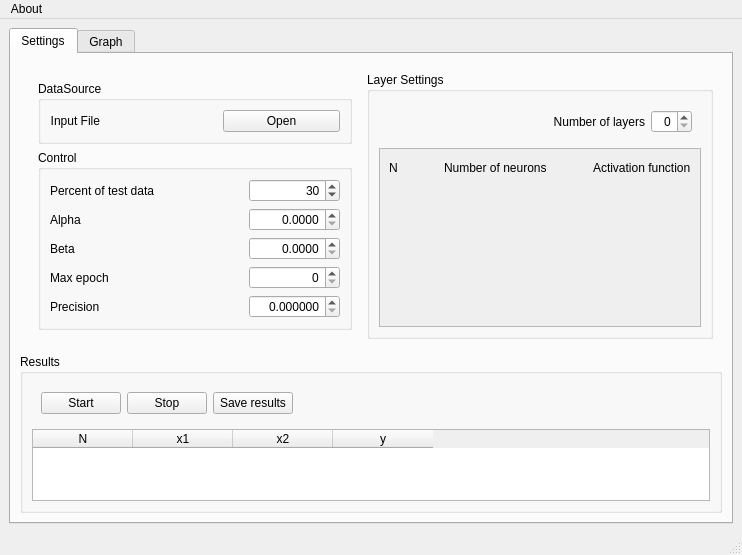
<?xml version="1.0" encoding="UTF-8"?>
<ui version="4.0">
 <class>MainWindow</class>
 <widget class="QMainWindow" name="MainWindow">
  <property name="geometry">
   <rect>
    <x>0</x>
    <y>0</y>
    <width>742</width>
    <height>553</height>
   </rect>
  </property>
  <property name="sizePolicy">
   <sizepolicy hsizetype="Expanding" vsizetype="Expanding">
    <horstretch>0</horstretch>
    <verstretch>0</verstretch>
   </sizepolicy>
  </property>
  <property name="windowTitle">
   <string>Neural Network Test</string>
  </property>
  <widget class="QWidget" name="centralwidget">
   <layout class="QHBoxLayout" name="horizontalLayout">
    <item>
     <widget class="QTabWidget" name="tabWidget">
      <property name="currentIndex">
       <number>0</number>
      </property>
      <widget class="QWidget" name="controlsTab">
       <attribute name="title">
        <string>Settings</string>
       </attribute>
       <layout class="QVBoxLayout" name="verticalLayout">
        <item>
         <widget class="QWidget" name="horizontalWidget" native="true">
          <layout class="QHBoxLayout" name="horizontalLayout_2">
           <item>
            <widget class="QWidget" name="verticalWidget" native="true">
             <layout class="QVBoxLayout" name="verticalLayout_2">
              <item>
               <widget class="QGroupBox" name="DataBox">
                <property name="toolTip">
                 <string>Data Group</string>
                </property>
                <property name="title">
                 <string>DataSource</string>
                </property>
                <layout class="QGridLayout" name="gridLayout">
                 <item row="0" column="1">
                  <spacer name="horizontalSpacer_2">
                   <property name="orientation">
                    <enum>Qt::Horizontal</enum>
                   </property>
                   <property name="sizeHint" stdset="0">
                    <size>
                     <width>40</width>
                     <height>20</height>
                    </size>
                   </property>
                  </spacer>
                 </item>
                 <item row="0" column="0">
                  <widget class="QLabel" name="inputLabel">
                   <property name="toolTip">
                    <string>Input File</string>
                   </property>
                   <property name="text">
                    <string>Input File</string>
                   </property>
                   <property name="alignment">
                    <set>Qt::AlignRight|Qt::AlignTrailing|Qt::AlignVCenter</set>
                   </property>
                  </widget>
                 </item>
                 <item row="0" column="2">
                  <widget class="QPushButton" name="inputOpenButton">
                   <property name="sizePolicy">
                    <sizepolicy hsizetype="MinimumExpanding" vsizetype="Fixed">
                     <horstretch>0</horstretch>
                     <verstretch>0</verstretch>
                    </sizepolicy>
                   </property>
                   <property name="toolTip">
                    <string>Open Input File</string>
                   </property>
                   <property name="text">
                    <string>Open</string>
                   </property>
                  </widget>
                 </item>
                 <item row="1" column="1">
                  <spacer name="verticalSpacer_2">
                   <property name="orientation">
                    <enum>Qt::Vertical</enum>
                   </property>
                   <property name="sizeHint" stdset="0">
                    <size>
                     <width>20</width>
                     <height>40</height>
                    </size>
                   </property>
                  </spacer>
                 </item>
                </layout>
               </widget>
              </item>
              <item>
               <widget class="QGroupBox" name="ControlBox">
                <property name="toolTip">
                 <string>Control Group</string>
                </property>
                <property name="title">
                 <string>Control</string>
                </property>
                <layout class="QGridLayout" name="gridLayout_2">
                 <item row="3" column="0">
                  <widget class="QLabel" name="maxEpochlabel">
                   <property name="toolTip">
                    <string>Maximim number of epochs</string>
                   </property>
                   <property name="text">
                    <string>Max epoch</string>
                   </property>
                  </widget>
                 </item>
                 <item row="1" column="3">
                  <widget class="QDoubleSpinBox" name="alphaCoef">
                   <property name="sizePolicy">
                    <sizepolicy hsizetype="MinimumExpanding" vsizetype="Fixed">
                     <horstretch>0</horstretch>
                     <verstretch>0</verstretch>
                    </sizepolicy>
                   </property>
                   <property name="toolTip">
                    <string>Training coefficient</string>
                   </property>
                   <property name="alignment">
                    <set>Qt::AlignRight|Qt::AlignTrailing|Qt::AlignVCenter</set>
                   </property>
                   <property name="decimals">
                    <number>4</number>
                   </property>
                   <property name="maximum">
                    <double>1.000000000000000</double>
                   </property>
                   <property name="singleStep">
                    <double>0.000100000000000</double>
                   </property>
                  </widget>
                 </item>
                 <item row="4" column="0">
                  <widget class="QLabel" name="precisionlabel">
                   <property name="toolTip">
                    <string>Precision</string>
                   </property>
                   <property name="text">
                    <string>Precision</string>
                   </property>
                  </widget>
                 </item>
                 <item row="4" column="2">
                  <spacer name="horizontalSpacer_12">
                   <property name="orientation">
                    <enum>Qt::Horizontal</enum>
                   </property>
                   <property name="sizeHint" stdset="0">
                    <size>
                     <width>40</width>
                     <height>20</height>
                    </size>
                   </property>
                  </spacer>
                 </item>
                 <item row="3" column="2">
                  <spacer name="horizontalSpacer_11">
                   <property name="orientation">
                    <enum>Qt::Horizontal</enum>
                   </property>
                   <property name="sizeHint" stdset="0">
                    <size>
                     <width>40</width>
                     <height>20</height>
                    </size>
                   </property>
                  </spacer>
                 </item>
                 <item row="0" column="0">
                  <widget class="QLabel" name="percentLabel">
                   <property name="toolTip">
                    <string>Amount of data that will be used for testing in percents</string>
                   </property>
                   <property name="text">
                    <string>Percent of test data</string>
                   </property>
                   <property name="alignment">
                    <set>Qt::AlignRight|Qt::AlignTrailing|Qt::AlignVCenter</set>
                   </property>
                  </widget>
                 </item>
                 <item row="2" column="0">
                  <widget class="QLabel" name="betaLabel">
                   <property name="toolTip">
                    <string>Stretch coefficient</string>
                   </property>
                   <property name="text">
                    <string>Beta</string>
                   </property>
                  </widget>
                 </item>
                 <item row="4" column="3">
                  <widget class="QDoubleSpinBox" name="precision">
                   <property name="sizePolicy">
                    <sizepolicy hsizetype="MinimumExpanding" vsizetype="Fixed">
                     <horstretch>0</horstretch>
                     <verstretch>0</verstretch>
                    </sizepolicy>
                   </property>
                   <property name="toolTip">
                    <string>Precision</string>
                   </property>
                   <property name="alignment">
                    <set>Qt::AlignRight|Qt::AlignTrailing|Qt::AlignVCenter</set>
                   </property>
                   <property name="decimals">
                    <number>6</number>
                   </property>
                   <property name="maximum">
                    <double>100.000000000000000</double>
                   </property>
                   <property name="singleStep">
                    <double>0.000100000000000</double>
                   </property>
                  </widget>
                 </item>
                 <item row="1" column="2">
                  <spacer name="horizontalSpacer_9">
                   <property name="orientation">
                    <enum>Qt::Horizontal</enum>
                   </property>
                   <property name="sizeHint" stdset="0">
                    <size>
                     <width>40</width>
                     <height>20</height>
                    </size>
                   </property>
                  </spacer>
                 </item>
                 <item row="3" column="3">
                  <widget class="QSpinBox" name="maxEpoch">
                   <property name="sizePolicy">
                    <sizepolicy hsizetype="MinimumExpanding" vsizetype="Fixed">
                     <horstretch>0</horstretch>
                     <verstretch>0</verstretch>
                    </sizepolicy>
                   </property>
                   <property name="toolTip">
                    <string>Maximim number of epochs</string>
                   </property>
                   <property name="alignment">
                    <set>Qt::AlignRight|Qt::AlignTrailing|Qt::AlignVCenter</set>
                   </property>
                   <property name="maximum">
                    <number>1000000</number>
                   </property>
                   <property name="singleStep">
                    <number>50</number>
                   </property>
                  </widget>
                 </item>
                 <item row="2" column="3">
                  <widget class="QDoubleSpinBox" name="betaCoef">
                   <property name="sizePolicy">
                    <sizepolicy hsizetype="MinimumExpanding" vsizetype="Fixed">
                     <horstretch>0</horstretch>
                     <verstretch>0</verstretch>
                    </sizepolicy>
                   </property>
                   <property name="toolTip">
                    <string>Stretch coefficient</string>
                   </property>
                   <property name="alignment">
                    <set>Qt::AlignRight|Qt::AlignTrailing|Qt::AlignVCenter</set>
                   </property>
                   <property name="decimals">
                    <number>4</number>
                   </property>
                   <property name="maximum">
                    <double>1.000000000000000</double>
                   </property>
                   <property name="singleStep">
                    <double>0.000100000000000</double>
                   </property>
                  </widget>
                 </item>
                 <item row="2" column="2">
                  <spacer name="horizontalSpacer_10">
                   <property name="orientation">
                    <enum>Qt::Horizontal</enum>
                   </property>
                   <property name="sizeHint" stdset="0">
                    <size>
                     <width>40</width>
                     <height>20</height>
                    </size>
                   </property>
                  </spacer>
                 </item>
                 <item row="0" column="2">
                  <spacer name="horizontalSpacer_7">
                   <property name="orientation">
                    <enum>Qt::Horizontal</enum>
                   </property>
                   <property name="sizeHint" stdset="0">
                    <size>
                     <width>40</width>
                     <height>20</height>
                    </size>
                   </property>
                  </spacer>
                 </item>
                 <item row="0" column="3">
                  <widget class="QSpinBox" name="testDataPercent">
                   <property name="sizePolicy">
                    <sizepolicy hsizetype="MinimumExpanding" vsizetype="Fixed">
                     <horstretch>0</horstretch>
                     <verstretch>0</verstretch>
                    </sizepolicy>
                   </property>
                   <property name="acceptDrops">
                    <bool>true</bool>
                   </property>
                   <property name="toolTip">
                    <string>&lt;html&gt;&lt;head/&gt;&lt;body&gt;&lt;p&gt;Amount of data that will be used for testing in percents&lt;/p&gt;&lt;/body&gt;&lt;/html&gt;</string>
                   </property>
                   <property name="alignment">
                    <set>Qt::AlignRight|Qt::AlignTrailing|Qt::AlignVCenter</set>
                   </property>
                   <property name="maximum">
                    <number>100</number>
                   </property>
                   <property name="singleStep">
                    <number>5</number>
                   </property>
                   <property name="value">
                    <number>30</number>
                   </property>
                  </widget>
                 </item>
                 <item row="1" column="0">
                  <widget class="QLabel" name="alphaLabel">
                   <property name="toolTip">
                    <string>Training coefficient</string>
                   </property>
                   <property name="text">
                    <string>Alpha</string>
                   </property>
                  </widget>
                 </item>
                </layout>
               </widget>
              </item>
             </layout>
            </widget>
           </item>
           <item>
            <widget class="QGroupBox" name="groupBox">
             <property name="title">
              <string>Layer Settings</string>
             </property>
             <layout class="QVBoxLayout" name="verticalLayout_4">
              <item>
               <widget class="QWidget" name="horizontalWidget_4" native="true">
                <layout class="QHBoxLayout" name="horizontalLayout_6">
                 <item>
                  <spacer name="horizontalSpacer_6">
                   <property name="orientation">
                    <enum>Qt::Horizontal</enum>
                   </property>
                   <property name="sizeHint" stdset="0">
                    <size>
                     <width>40</width>
                     <height>20</height>
                    </size>
                   </property>
                  </spacer>
                 </item>
                 <item>
                  <widget class="QLabel" name="numberOfLayersLabel">
                   <property name="text">
                    <string>Number of layers</string>
                   </property>
                   <property name="alignment">
                    <set>Qt::AlignRight|Qt::AlignTrailing|Qt::AlignVCenter</set>
                   </property>
                  </widget>
                 </item>
                 <item>
                  <widget class="QSpinBox" name="numberOfLayers">
                   <property name="alignment">
                    <set>Qt::AlignRight|Qt::AlignTrailing|Qt::AlignVCenter</set>
                   </property>
                   <property name="minimum">
                    <number>0</number>
                   </property>
                   <property name="maximum">
                    <number>10</number>
                   </property>
                   <property name="value">
                    <number>0</number>
                   </property>
                  </widget>
                 </item>
                </layout>
               </widget>
              </item>
              <item>
               <widget class="QScrollArea" name="scrollArea">
                <property name="widgetResizable">
                 <bool>true</bool>
                </property>
                <widget class="QWidget" name="scrollAreaWidgetContents">
                 <property name="geometry">
                  <rect>
                   <x>0</x>
                   <y>0</y>
                   <width>334</width>
                   <height>167</height>
                  </rect>
                 </property>
                 <layout class="QVBoxLayout" name="verticalLayout_3">
                  <item>
                   <layout class="QGridLayout" name="layersGrid">
                    <item row="0" column="3">
                     <spacer name="horizontalSpacer_5">
                      <property name="orientation">
                       <enum>Qt::Horizontal</enum>
                      </property>
                      <property name="sizeHint" stdset="0">
                       <size>
                        <width>40</width>
                        <height>20</height>
                       </size>
                      </property>
                     </spacer>
                    </item>
                    <item row="0" column="0">
                     <widget class="QLabel" name="nLabel">
                      <property name="text">
                       <string>N</string>
                      </property>
                     </widget>
                    </item>
                    <item row="0" column="2">
                     <widget class="QLabel" name="numberOfNeuronsLabel">
                      <property name="text">
                       <string>Number of neurons</string>
                      </property>
                     </widget>
                    </item>
                    <item row="0" column="1">
                     <spacer name="horizontalSpacer_4">
                      <property name="orientation">
                       <enum>Qt::Horizontal</enum>
                      </property>
                      <property name="sizeHint" stdset="0">
                       <size>
                        <width>40</width>
                        <height>20</height>
                       </size>
                      </property>
                     </spacer>
                    </item>
                    <item row="0" column="4">
                     <widget class="QLabel" name="activationFunctionLabel">
                      <property name="text">
                       <string>Activation function</string>
                      </property>
                     </widget>
                    </item>
                   </layout>
                  </item>
                  <item>
                   <spacer name="verticalSpacer">
                    <property name="orientation">
                     <enum>Qt::Vertical</enum>
                    </property>
                    <property name="sizeHint" stdset="0">
                     <size>
                      <width>20</width>
                      <height>40</height>
                     </size>
                    </property>
                   </spacer>
                  </item>
                 </layout>
                </widget>
               </widget>
              </item>
             </layout>
            </widget>
           </item>
          </layout>
          <zorder>groupBox</zorder>
          <zorder>verticalWidget</zorder>
         </widget>
        </item>
        <item>
         <widget class="QGroupBox" name="ResultsBox">
          <property name="toolTip">
           <string>Results Group</string>
          </property>
          <property name="title">
           <string>Results</string>
          </property>
          <layout class="QVBoxLayout" name="verticalLayout_6">
           <item>
            <widget class="QWidget" name="horizontalWidget_2" native="true">
             <layout class="QHBoxLayout" name="horizontalLayout_8">
              <item>
               <widget class="QPushButton" name="startButton">
                <property name="sizePolicy">
                 <sizepolicy hsizetype="Minimum" vsizetype="Minimum">
                  <horstretch>0</horstretch>
                  <verstretch>0</verstretch>
                 </sizepolicy>
                </property>
                <property name="toolTip">
                 <string>Start</string>
                </property>
                <property name="text">
                 <string>Start</string>
                </property>
               </widget>
              </item>
              <item>
               <widget class="QPushButton" name="stopButton">
                <property name="toolTip">
                 <string>Stop</string>
                </property>
                <property name="text">
                 <string>Stop</string>
                </property>
               </widget>
              </item>
              <item>
               <widget class="QPushButton" name="saveButton">
                <property name="toolTip">
                 <string>Save results to file</string>
                </property>
                <property name="text">
                 <string>Save results</string>
                </property>
               </widget>
              </item>
              <item>
               <spacer name="horizontalSpacer">
                <property name="orientation">
                 <enum>Qt::Horizontal</enum>
                </property>
                <property name="sizeHint" stdset="0">
                 <size>
                  <width>40</width>
                  <height>20</height>
                 </size>
                </property>
               </spacer>
              </item>
             </layout>
            </widget>
           </item>
           <item>
            <widget class="QTableWidget" name="resultsTable">
             <property name="toolTip">
              <string>Table of results</string>
             </property>
             <property name="columnCount">
              <number>4</number>
             </property>
             <attribute name="horizontalHeaderDefaultSectionSize">
              <number>100</number>
             </attribute>
             <attribute name="horizontalHeaderMinimumSectionSize">
              <number>45</number>
             </attribute>
             <attribute name="verticalHeaderDefaultSectionSize">
              <number>30</number>
             </attribute>
             <column>
              <property name="text">
               <string>N</string>
              </property>
             </column>
             <column>
              <property name="text">
               <string>x1</string>
              </property>
             </column>
             <column>
              <property name="text">
               <string>x2</string>
              </property>
             </column>
             <column>
              <property name="text">
               <string>y</string>
              </property>
             </column>
            </widget>
           </item>
          </layout>
         </widget>
        </item>
       </layout>
      </widget>
      <widget class="QWidget" name="graphTab">
       <attribute name="title">
        <string>Graph</string>
       </attribute>
       <layout class="QHBoxLayout" name="horizontalLayout_11">
        <item>
         <widget class="QWidget" name="graphLayout" native="true">
          <layout class="QVBoxLayout" name="verticalLayout_7">
           <item>
            <widget class="QwtPlot" name="qwtPlot">
             <property name="toolTip">
              <string>Graph of results error</string>
             </property>
            </widget>
           </item>
           <item>
            <widget class="QWidget" name="horizontalWidget_3" native="true">
             <layout class="QHBoxLayout" name="horizontalLayout_13">
              <item>
               <spacer name="horizontalSpacer_13">
                <property name="orientation">
                 <enum>Qt::Horizontal</enum>
                </property>
                <property name="sizeHint" stdset="0">
                 <size>
                  <width>40</width>
                  <height>20</height>
                 </size>
                </property>
               </spacer>
              </item>
              <item>
               <widget class="QPushButton" name="saveImageButton">
                <property name="text">
                 <string>Save As Image</string>
                </property>
               </widget>
              </item>
             </layout>
            </widget>
           </item>
          </layout>
         </widget>
        </item>
       </layout>
      </widget>
     </widget>
    </item>
   </layout>
  </widget>
  <widget class="QMenuBar" name="menubar">
   <property name="geometry">
    <rect>
     <x>0</x>
     <y>0</y>
     <width>742</width>
     <height>21</height>
    </rect>
   </property>
   <widget class="QMenu" name="menuHelp">
    <property name="title">
     <string>About</string>
    </property>
   </widget>
   <addaction name="menuHelp"/>
  </widget>
  <widget class="QStatusBar" name="statusbar"/>
  <action name="actionQuit">
   <property name="text">
    <string>Quit</string>
   </property>
  </action>
  <action name="actionAbout">
   <property name="text">
    <string>About</string>
   </property>
  </action>
  <action name="actionInput_File">
   <property name="text">
    <string>Input File</string>
   </property>
  </action>
  <action name="actionOutput_File">
   <property name="text">
    <string>Output File</string>
   </property>
  </action>
 </widget>
 <customwidgets>
  <customwidget>
   <class>QwtPlot</class>
   <extends>QFrame</extends>
   <header>qwt_plot.h</header>
   <container>1</container>
  </customwidget>
 </customwidgets>
 <tabstops>
  <tabstop>startButton</tabstop>
  <tabstop>stopButton</tabstop>
  <tabstop>saveButton</tabstop>
  <tabstop>resultsTable</tabstop>
 </tabstops>
 <resources/>
 <connections/>
</ui>
